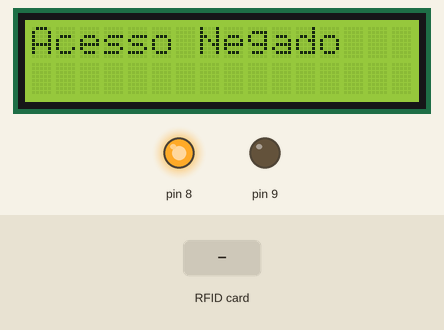
Simulated run of this sketch. Board: Arduino Uno, built with avr-gcc and run on an emulated ATmega328P. Parts: 16×2 character LCD, output pins drawn as LEDs (lit = HIGH). Inputs (shaded band) come from the test bench. Pins used as bus, display or sensor lines are not drawn; what the sketch prints to the serial monitor is not drawn.

Above: at 1.3 s.
1.4 s: RFID card B3 65 C6 0D held to the reader
At 2.2 s:
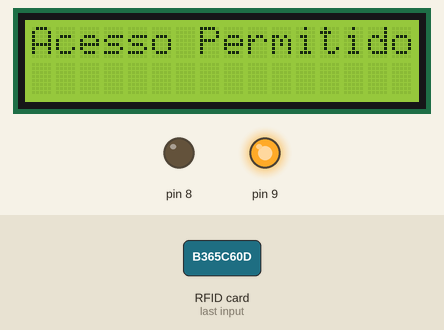
Timing chart, 0 to 7.9 s (numbered marks = the images above; inputs shaded):
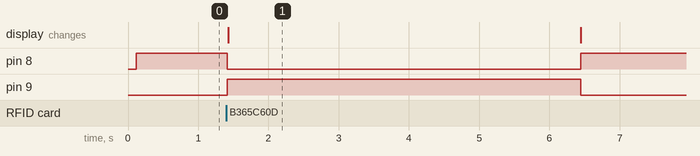

The sketch:

RFID.ino
```cpp
#include <SPI.h>
#include <MFRC522.h>
#include <Wire.h>
#include <LiquidCrystal_I2C.h>

#define SS_PIN 10
#define RST_PIN 5

MFRC522 rfid(SS_PIN, RST_PIN);
LiquidCrystal_I2C lcd(0x27, 16, 2);

void setup() {
  lcd.init();
  pinMode(9, OUTPUT);
  pinMode(8, OUTPUT);
  Serial.begin(9600);
  SPI.begin();
  rfid.PCD_Init();
  digitalWrite(8, HIGH);
  digitalWrite(9, LOW);

  lcd.setBacklight(HIGH);
  lcd.setCursor(0, 0);
  lcd.print("Acesso Negado");
  Serial.println("Tap RFID/NFC Tag on reader");
}

void loop() {

  if (rfid.PICC_IsNewCardPresent()) {
    if (rfid.PICC_ReadCardSerial()) {
      MFRC522::PICC_Type piccType = rfid.PICC_GetType(rfid.uid.sak);
      Serial.print("RFID/NFC Tag Type: ");
      Serial.println(rfid.PICC_GetTypeName(piccType));
      String uid = "";
      for (byte i = 0; i < rfid.uid.size; i++) {
        uid += String(rfid.uid.uidByte[i] < 0x10 ? "0" : "");
        uid += String(rfid.uid.uidByte[i], HEX);
      }
      uid.toUpperCase();
      Serial.print("UID da tag: ");
      Serial.println(uid);
      Serial.print("UID:");
      for (int i = 0; i < rfid.uid.size; i++) {
        Serial.print(rfid.uid.uidByte[i] < 0x10 ? "0" : "");
        Serial.print(rfid.uid.uidByte[i], HEX);
      }
      Serial.println();

      rfid.PICC_HaltA();
      rfid.PCD_StopCrypto1();

      String uidAutorizado1 = "B365C60D";

      if (uid == uidAutorizado1) {
        digitalWrite(9, HIGH);
        digitalWrite(8, LOW);

        lcd.clear();
        lcd.setCursor(0, 0);
        lcd.print("Acesso Permitido");
        lcd.setCursor(0, 1);
      }
      delay(5000);
      lcd.clear();
      lcd.setCursor(0, 0);
      lcd.print("Acesso Negado");
      digitalWrite(8, HIGH);
      digitalWrite(9, LOW);
    }
  }
}
```

Measured:
- after the input at 1.4 s, pin 8: HIGH → LOW at once, → HIGH 5.0 s later; pin 9: LOW → HIGH at once, → LOW 5.0 s later; the display: changes at once (image 1)
